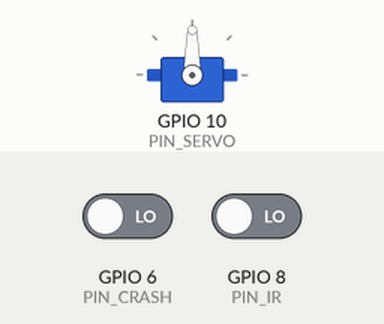
The sketch below on a simulated ESP32-S3. On the bench: servo. Inputs (shaded band) come from the test bench; at power-on: GPIO 6 (PIN_CRASH) LOW, GPIO 8 (PIN_IR) LOW. WiFi joins after 1.5 s; servers stay silent unless stated; no MQTT or app messages arrive unless stated; what the sketch prints to the serial monitor is not drawn.

Above: at 1.6 s.
At 61.6 s:
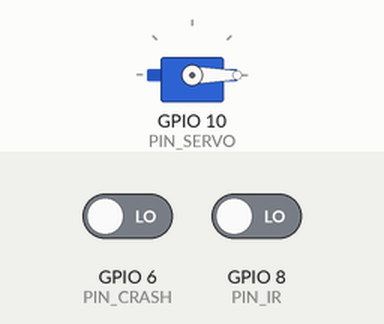
Timing chart, 0 to 63.1 s (numbered marks = the images above):
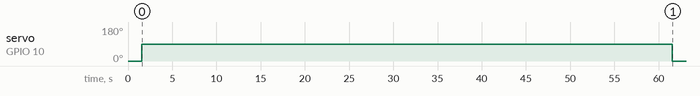

Measured:
- by itself, servo on GPIO 10 (PIN_SERVO): 0° → 90° at 1.6 s, → 0° 60.0 s later

The sketch:

P3_PLB.ino
```cpp
#include <ESP32Servo.h>
#include <WiFi.h>
#include <PubSubClient.h>
#include <ArduinoJson.h>

// ---------- Pines ----------
#define PIN_IR        8
#define PIN_SERVO     10
#define PIN_CRASH     6

// ---------- Servo ----------
Servo servoTapa;
const int ANGULO_CERRADO = 0;
const int ANGULO_ABIERTO = 90;

// ---------- Tiempos ----------
const unsigned long TIEMPO_MIN_ABIERTO = 30000; // 30 s
const unsigned long TIEMPO_MAX_ABIERTO = 60000; // 60 s

unsigned long tiempoApertura = 0;

// ---------- Estados ----------
enum Estado {
  ESPERANDO_PRESENCIA,
  TAPA_ABIERTA,
  ESPERANDO_CONFIRMACION_CIERRE
};

Estado estado = ESPERANDO_PRESENCIA;

const char* ssid = "NAPIoT"; // Substituír polo SSID da nosa rede WiFi
const char* password = "Uvigo1_2025"; // Substituír polo password da nosa rede WiFi
const char* mqttServer = "192.168.1.74";
const int mqttPort = 1883;
const char* mqttUser = "";
const char* mqttPassword = "";

WiFiClient espClient;
PubSubClient client(espClient);

void setup() {
  Serial.begin(115200);

  pinMode(PIN_IR, INPUT);
  pinMode(PIN_CRASH, INPUT);

  servoTapa.setPeriodHertz(50);
  servoTapa.attach(PIN_SERVO, 500, 2400);

  servoTapa.write(ANGULO_CERRADO);

  Serial.println("Contenedor listo");

 WiFi.begin(ssid, password);
  Serial.println("...................................");
  Serial.print("Conectando á WiFi.");

while (WiFi.status() != WL_CONNECTED)

  { delay(500);
  Serial.print(".") ;
  }
  Serial.println();
  Serial.println("Connectado á rede WiFi!");
  client.setServer(mqttServer, mqttPort);
  client.setCallback(callback);


while (!client.connected())

  { Serial.println("Conectando ao broker MQTT...");
// IMPORTANTE: O ID de cliente da seguinte línea (NodoNAPIoT) debe ser “único”!!

if (client.connect("PLB", mqttUser, mqttPassword )) // JGA id client único para el broker mqtt
  {
    Serial.println("Conectado ao broker MQTT!");
   // Subscripción ao topic
    client.subscribe("NAPIoT/P3_02"); //Gestión de los actuadores desde node-RED mediante el topic NAPIoT/P3_02
    Serial.println("Subscrito ao topic NAPIoT/P3_02");
  }

else
  { Serial.print("Erro ao conectar co broker: ");
  Serial.print(client.state());
  delay(2000);
    }
  }

}

void loop() {

  // Verifica se o cliente está conectado
  if (!client.connected()) {
    reconnect();
  }
  client.loop();

  bool presencia = (digitalRead(PIN_IR) == LOW);
  bool tapaCerrada = (digitalRead(PIN_CRASH) == HIGH);
  unsigned long ahora = millis();

  switch (estado) {

    // ---------- 1. Espera presencia ----------
    case ESPERANDO_PRESENCIA:
      if (presencia) {
        servoTapa.write(ANGULO_ABIERTO);
        tiempoApertura = ahora;
        estado = TAPA_ABIERTA;

        Serial.println("Presencia detectada → Tapa abierta");

        int mqtt_presencia = 1;
        int cierre_tapa = 1;

        char payload[64];
        snprintf(payload, sizeof(payload),
             "{\"presencia\":%d,\"cierre_tapa\":%d}",
             mqtt_presencia, cierre_tapa);

    client.publish("NPAIoT/P3_01", payload); // Envío de los datos recogidos por los sensores a Node-RED mediante el topic NPAIoT/P3_01
    delay(5000);

      }
      break;

    // ---------- 2. Tapa abierta ----------
    case TAPA_ABIERTA: {
      unsigned long tiempoAbierto = ahora - tiempoApertura;

      // Cierre por tiempo máximo
      if (tiempoAbierto >= TIEMPO_MAX_ABIERTO) {
        cerrarTapa();
      }
      // Cierre normal: mínimo cumplido y sin presencia
      else if (!presencia && tiempoAbierto >= TIEMPO_MIN_ABIERTO) {
        cerrarTapa();
      }
      break;
    }

    // ---------- 3. Espera confirmación de cierre ----------
    case ESPERANDO_CONFIRMACION_CIERRE:
      if (tapaCerrada) {
        estado = ESPERANDO_PRESENCIA;
        Serial.println("Tapa cerrada confirmada → Ciclo reiniciado");
      }
      break;
  }
}

// ---------- Función de cierre ----------
void cerrarTapa() {
  servoTapa.write(ANGULO_CERRADO);
  estado = ESPERANDO_CONFIRMACION_CIERRE;
  Serial.println("Cerrando tapa...");
}

// Función de callback que procesa as mensaxes MQTT recibidas
void callback(char* topic, byte* payload, unsigned int length) {
  Serial.print("Mensaxe recibida[");
  Serial.print(topic);
  Serial.print("] ");

  // Imprimese o payload da mensaxe
  String message;
  for (int i = 0; i < length; i++) {
    message += (char)payload[i];
  }
  Serial.println(message);

  StaticJsonDocument<200> doc;
  DeserializationError error = deserializeJson(doc, message);

  if (error) {
    Serial.println("JSON inválido");
    return;
  }

  bool servo = doc["servo"]; //Obtenemos el valor de servo del JSON (true/false)


  if (servo) {
    Serial.println("Activación del servomotor");
    servoTapa.write(ANGULO_ABIERTO);
  } else {
    servoTapa.write(ANGULO_CERRADO);
    Serial.println("Desactivación del servomotor");
  }

}

// Reconecta co broker MQTT se se perde a conexión
void reconnect() {
  while (!client.connected()) {
    Serial.print("Intentando conectar a broker MQTT...");

    // Inténtase conectar indicando o ID do dispositivo
    //IMPORTANTE: este ID debe ser único!
    if (client.connect("PLB")) {
      Serial.println("conectado!");

      // Subscripción ao topic
      client.subscribe("NAPIoT/P3_02");
      Serial.println("Subscrito ao topic");
    } else {
      Serial.print("erro na conexión, erro=");
      Serial.print(client.state());
      Serial.println(" probando de novo en 5 segundos");
      delay(5000);
    }
  }
}
```
